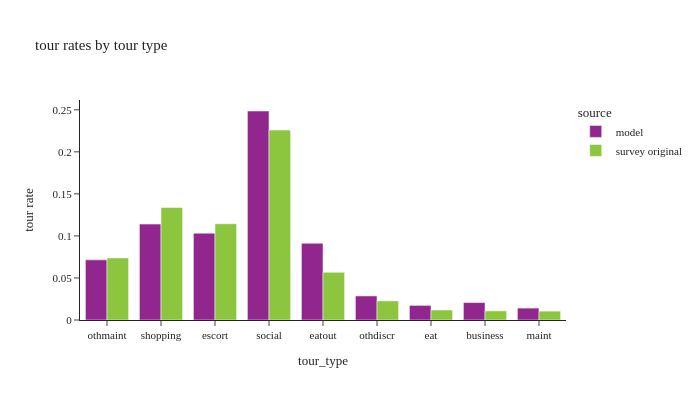

Notebook code for this chart:
### Code cell
# calculate tour rates by tour type
df_plot = pd.DataFrame()
for types in non_mandatory_types:
    df = calc_tour_rates(tour_data[tour_data['tour_type']==types])
    df['tour_type'] = types
    df_plot = pd.concat([df_plot,df])
df_plot['total number of tours'] = df_plot['tour_weight']

fig = px.bar(df_plot, x="tour_type", y="tour rate", color="source",barmode="group",
             hover_data=["total number of tours"],
             title="tour rates by tour type")
fig.update_layout(height=400, width=700)
fig.show()

### Figure 1 — Plotly figure (JSON) as saved in the notebook; plotly's stock layout.template omitted (floating-point values rounded to 4 significant figures)
{"data": [{"alignmentgroup": "True", "customdata": [[311500.0], [496700.0], [449900.0], [1083000.0], [397400.0], [124600.0], [75730.0], [90360.0], [61700.0]], "hovertemplate": "source=model<br>tour_type=%{x}<br>tour rate=%{y}<br>total number of tours=%{customdata[0]}<extra></extra>", "legendgroup": "model", "marker": {"color": "#91268F", "pattern": {"shape": ""}}, "name": "model", "offsetgroup": "model", "orientation": "v", "showlegend": true, "textposition": "auto", "type": "bar", "x": ["othmaint", "shopping", "escort", "social", "eatout", "othdiscr", "eat", "business", "maint"], "xaxis": "x", "y": [0.07152, 0.1141, 0.1033, 0.2486, 0.09124, 0.0286, 0.01739, 0.02075, 0.01417], "yaxis": "y"}, {"alignmentgroup": "True", "customdata": [[311600.0], [565100.0], [483300.0], [953500.0], [239600.0], [96000.0], [50220.0], [45780.0], [44640.0]], "hovertemplate": "source=survey original<br>tour_type=%{x}<br>tour rate=%{y}<br>total number of tours=%{customdata[0]}<extra></extra>", "legendgroup": "survey original", "marker": {"color": "#8CC63E", "pattern": {"shape": ""}}, "name": "survey original", "offsetgroup": "survey original", "orientation": "v", "showlegend": true, "textposition": "auto", "type": "bar", "x": ["othmaint", "shopping", "escort", "social", "eatout", "othdiscr", "eat", "business", "maint"], "xaxis": "x", "y": [0.07381, 0.1339, 0.1145, 0.2259, 0.05675, 0.02274, 0.0119, 0.01085, 0.01057], "yaxis": "y"}], "layout": {"barmode": "group", "height": 400, "legend": {"title": {"text": "source"}, "tracegroupgap": 0}, "title": {"text": "tour rates by tour type"}, "width": 700, "xaxis": {"anchor": "y", "domain": [0.0, 1.0], "title": {"text": "tour_type"}}, "yaxis": {"anchor": "x", "domain": [0.0, 1.0], "title": {"text": "tour rate"}}}}
